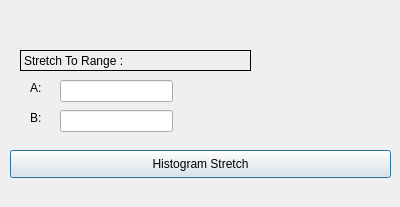
<?xml version="1.0" encoding="UTF-8"?>
<ui version="4.0">
 <class>Histogram_Stretch_Dialog</class>
 <widget class="QDialog" name="Histogram_Stretch_Dialog">
  <property name="geometry">
   <rect>
    <x>0</x>
    <y>0</y>
    <width>400</width>
    <height>207</height>
   </rect>
  </property>
  <property name="windowTitle">
   <string>Dialog</string>
  </property>
  <widget class="QLineEdit" name="B_val">
   <property name="geometry">
    <rect>
     <x>60</x>
     <y>110</y>
     <width>113</width>
     <height>22</height>
    </rect>
   </property>
   <property name="autoFillBackground">
    <bool>false</bool>
   </property>
   <property name="text">
    <string/>
   </property>
   <property name="clearButtonEnabled">
    <bool>true</bool>
   </property>
  </widget>
  <widget class="QLineEdit" name="A_val">
   <property name="geometry">
    <rect>
     <x>60</x>
     <y>80</y>
     <width>113</width>
     <height>22</height>
    </rect>
   </property>
   <property name="autoFillBackground">
    <bool>false</bool>
   </property>
   <property name="text">
    <string/>
   </property>
   <property name="clearButtonEnabled">
    <bool>true</bool>
   </property>
  </widget>
  <widget class="QLabel" name="A_lable">
   <property name="geometry">
    <rect>
     <x>30</x>
     <y>80</y>
     <width>55</width>
     <height>16</height>
    </rect>
   </property>
   <property name="text">
    <string>A:</string>
   </property>
  </widget>
  <widget class="QLabel" name="Streach_lable">
   <property name="geometry">
    <rect>
     <x>20</x>
     <y>50</y>
     <width>231</width>
     <height>21</height>
    </rect>
   </property>
   <property name="cursor">
    <cursorShape>IBeamCursor</cursorShape>
   </property>
   <property name="mouseTracking">
    <bool>false</bool>
   </property>
   <property name="autoFillBackground">
    <bool>true</bool>
   </property>
   <property name="frameShape">
    <enum>QFrame::Box</enum>
   </property>
   <property name="text">
    <string>Stretch To Range :</string>
   </property>
  </widget>
  <widget class="QLabel" name="B_lable">
   <property name="geometry">
    <rect>
     <x>30</x>
     <y>110</y>
     <width>55</width>
     <height>16</height>
    </rect>
   </property>
   <property name="text">
    <string>B:</string>
   </property>
  </widget>
  <widget class="QPushButton" name="Histogram_Stretch_button">
   <property name="geometry">
    <rect>
     <x>10</x>
     <y>150</y>
     <width>381</width>
     <height>28</height>
    </rect>
   </property>
   <property name="text">
    <string>Histogram Stretch</string>
   </property>
  </widget>
 </widget>
 <resources/>
 <connections/>
</ui>
